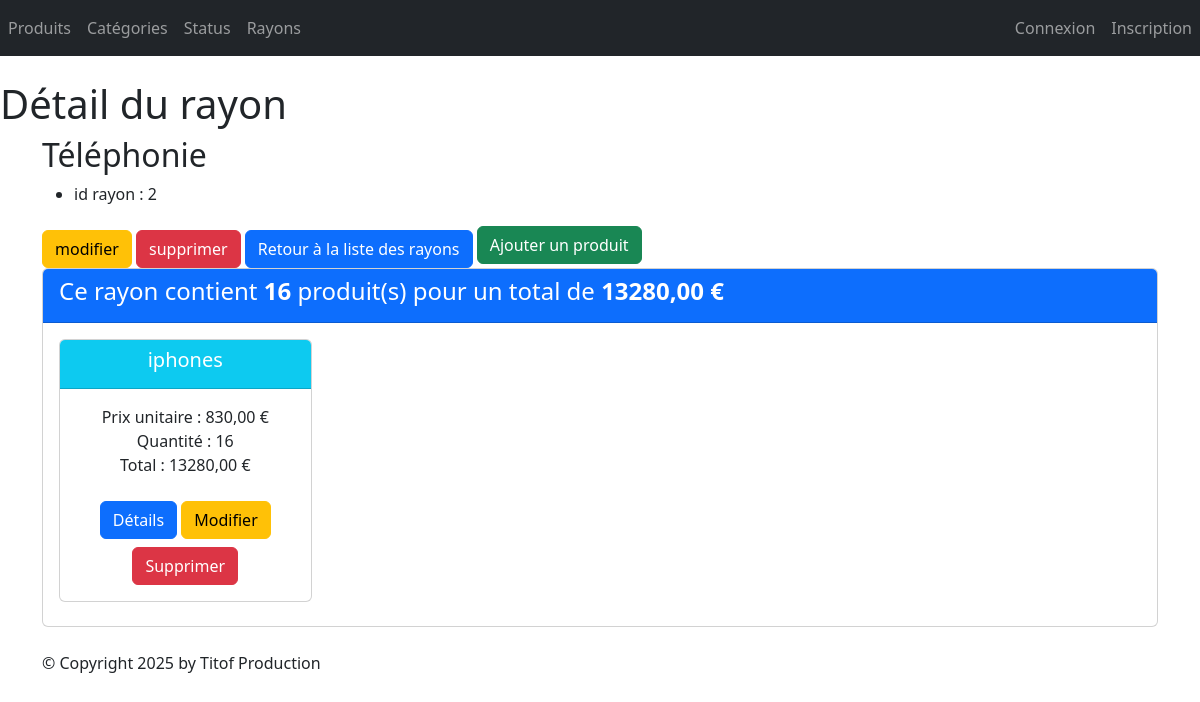
/monApp/rayon/2, run on the app's committed database.
### monApp/models.py (models this page shows, shortened)
class Rayon(models.Model):
    idRayon = models.AutoField(primary_key=True)
    nomRayon = models.CharField(max_length=100)

class Produit(models.Model):
    refProd = models.AutoField(primary_key=True)
    intituleProd = models.CharField(max_length=200)
    prixUnitaireProd = models.DecimalField(max_digits=10, decimal_places=2)
    dateFabProd = models.DateField(default=date.today)
    categorie = models.ForeignKey(Categorie, on_delete=models.CASCADE, related_name="produits_categorie", null=True, blank=True)
    status = models.ForeignKey(Statut, on_delete=models.CASCADE, related_name="produits_status",null=True, blank=True)

### monApp/views.py (the view)
# urls.py: path('rayon/<pk>',views.RayonDetailView.as_view() ,name='dtl_rayon'),
class RayonDetailView(DetailView):
    model = Rayon
    template_name = "monApp/detail_rayon.html"
    context_object_name = "rayon"
    def get_context_data(self, **kwargs):
        context = super(RayonDetailView, self).get_context_data(**kwargs)
        context['titremenu'] = "Détail du rayon"
        prdts_dt = []
        total_rayon = 0
        total_nb_produit = 0
        for contenir in self.object.contenir_rayon.all():
            total_produit = contenir.produit.prixUnitaireProd * contenir.Qte
            prdts_dt.append({ 'produit': contenir.produit,
                'qte': contenir.Qte,
                'prix_unitaire': contenir.produit.prixUnitaireProd,
                'total_produit': total_produit}
            )
            total_rayon += total_produit
            total_nb_produit += contenir.Qte
        context['prdts_dt'] = prdts_dt
        context['total_rayon'] = total_rayon
        context['total_nb_produit'] = total_nb_produit
        return context

### monApp/templates/monApp/detail_rayon.html
{% extends 'monApp/base.html' %}
{% block menu %}
    <h1>{{titremenu}}</h1>
{% endblock %}
{% block contenu %}
<h2>{{ rayon.nomRayon }}</h2>
<ul>
    <li>id rayon : {{rayon.idRayon }} </li>
</ul>
<a href="{% url 'rayon_chng' rayon.idRayon %}" class="btn btn-warning mt-2">modifier</a>
<a href="{% url 'rayon_del' rayon.idRayon %}" class="btn btn-danger mt-2">supprimer</a>
<a href="{% url 'lst_rayons' %}" class="btn btn-primary mt-2">Retour à la liste des rayons</a>
<a href="{% url 'cntnr_crt' rayon.idRayon %}" class="btn btn-success">Ajouter un produit </a>
<div class="card mb-4">
    <div class="card-header bg-primary text-white">
        <h4>Ce rayon contient <strong> {{total_nb_produit}} </strong> produit(s) pour un total de
        <strong>{{total_rayon|floatformat:2 }} € </strong></h4>
    </div>
    <div class="card-body">
        <div class="row">
            {% if prdts_dt %}
                {% for data in prdts_dt %}
                    <div class="col-sm-3">
                        <div class="card mb-2 text-center">
                            <div class="card-header bg-info text-white">
                                <h5 class="card-title">{{ data.produit.intituleProd }}</h5>
                            </div>
                            <div class="card-body">
                                <ul class="list-unstyled">
                                    <li>Prix unitaire : {{data.prix_unitaire }} € </li>
                                    <li>Quantité : {{data.qte }} </li>
                                    <li>Total : {{ data.total_produit}} €</li>
                                </ul>
                                <a href="{% url 'dtl_prdt' data.produit.refProd %}" class="btn btn-primary mt-2">Détails</a>
                                <a href="{% url 'cntnr_chng' rayon.idRayon data.produit.refProd %}" class="btn btn-warning mt-2">Modifier</a>
                                <a href="{% url 'cntnr_del' rayon.idRayon data.produit.refProd %}" class="btn btn-danger mt-2">Supprimer</a>
                            </div>
                        </div>
                    </div>
                {% endfor %}
            {% else %}
                <p class="text-muted">Aucun produit trouvé pour cette catégorie.</p>
            {% endif %}
        </div>
    </div>
</div>
{% endblock %}

### static/styles.css (style rules this page uses)
h1 { color: red }

### data on the page
Rayon: nomRayon "Téléphonie", idRayon "2"
Produit: produit.intituleProd "iphones", prix_unitaire "830,00", qte "16", total_produit "13280,00"

### other printed values
{{ titremenu }} "Détail du rayon"
{{ total_nb_produit }} "16"
{{ total_rayon|floatformat:2 }} "13280,00"
